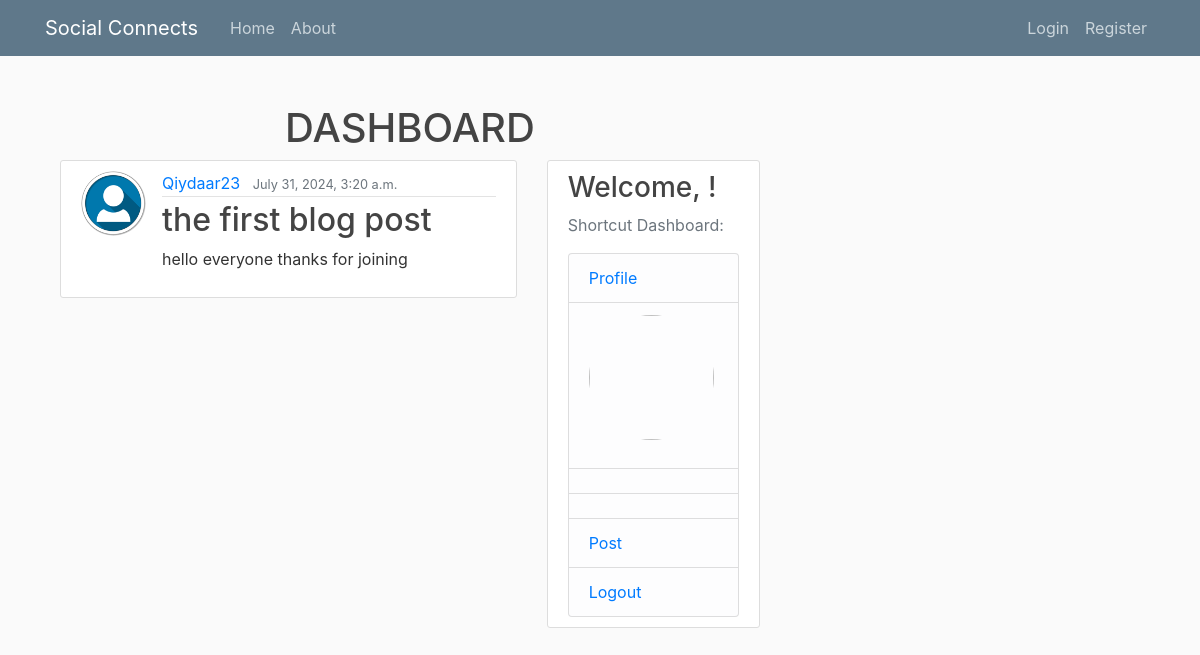
/, run on an earlier commit of the app's database.
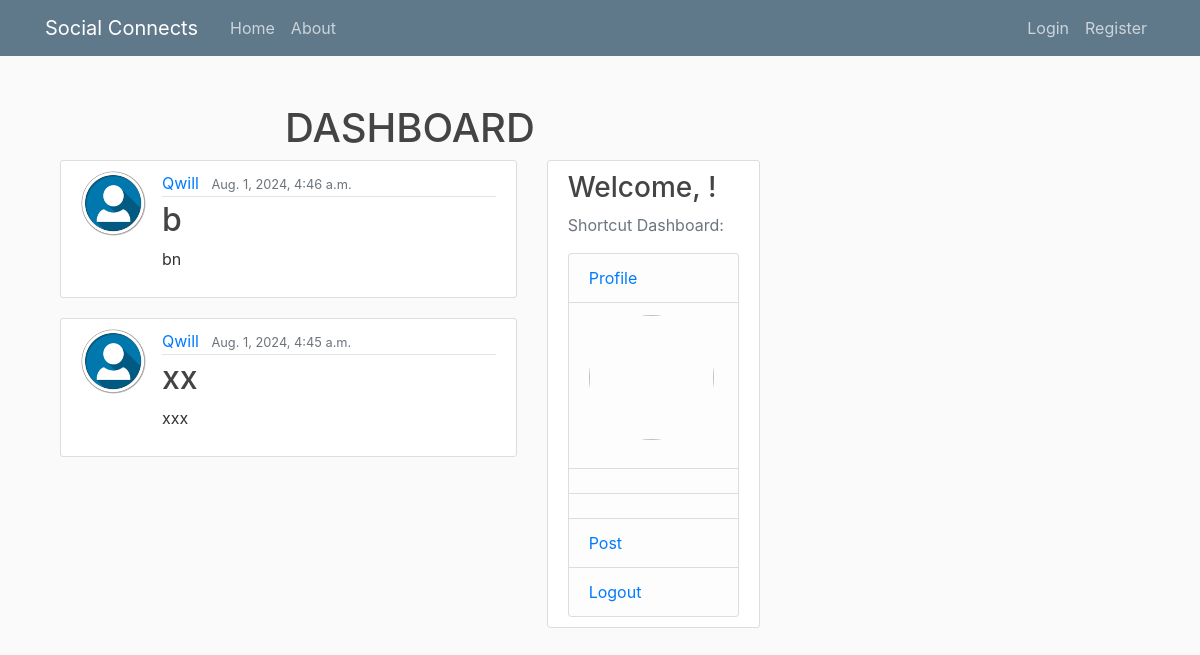
And on a later commit of the database.
### blog/models.py (models this page shows, shortened)
class Post(models.Model):
    title = models.CharField(max_length=100)
    content = models.TextField()
    date_posted = models.DateTimeField(default=timezone.now)
    author = models.ForeignKey(User, on_delete=models.CASCADE)

### users/models.py (models this page shows, shortened)
class Profile(models.Model):
    user = models.OneToOneField(User, on_delete=models.CASCADE)
    image = models.ImageField(default='default.jpg', upload_to='profile_pics')

### blog/views.py (the view)
# urls.py: path('', PostListView.as_view(), name="blog-home"),
class PostListView(ListView):
    model = Post
    template_name = 'blog/home.html'
    context_object_name = 'posts'
    ordering = ['-date_posted']
    paginate_by = 5

### blog/templates/blog/home.html (shortened to what this page needs)
{% extends "blog/base.html" %}
{% block content %}
<div class="container mt-4">
    <h1 class="text-center">DASHBOARD</h1>
    <div class="row">
        <div class="col-md-8">
            {% for post in posts %}
            <article class="media content-section">
                <img class="rounded-circle article-img mr-3" src="{{ post.author.profile.image.url }}" />
                <div class="media-body">
                    <div class="article-metadata">
                        <a class="mr-2" href="{% url 'user-posts' post.author.username %}">{{ post.author }}</a>
                        <small class="text-muted">{{ post.date_posted }}</small>
                    </div>
                    <h2><a class="article-title" href="{% url 'post-detail' post.id %}">{{ post.title }}</a></h2>
                    <p class="article-content">{{ post.content }}</p>
                </div>
            </article>
            {% endfor %}
        </div>
        <div class="col-md-4">
            <div class="content-section">
                <h3>Welcome, {{ user.username }}!</h3>
                <p class="text-muted">Shortcut Dashboard:</p>
                <ul class="list-group">
                    <li class="list-group-item list-group-item-light"><a href="{% url 'profile' %}">Profile</a></li>
                    <li class="list-group-item list-group-item-light"><img class="rounded-circle account-img" src="{{ user.profile.image.url }}"></li>
                    <li class="list-group-item list-group-item-light">{{ user.username }}</li>
                    <li class="list-group-item list-group-item-light">{{ user.email }}</li>
                    <li class="list-group-item list-group-item-light"><a href="{% url 'post-create' %}">Post</a></li>
                    <li class="list-group-item list-group-item-light"><a href="{% url 'logout' %}">Logout</a></li>
                </ul>
            </div>
        </div>
    </div>
</div>
{% endblock %}

What changed in the data, as far as the page shows it:
removed Post: author.profile.image (picture), author "Qiydaar23", date_posted "July 31, 2024, 3:20 a.m.", title "the first blog post", content "hello everyone thanks for joining"
added Post: author.profile.image (picture), author "Qwill", date_posted "Aug. 1, 2024, 4:46 a.m.", title "b", content "bn"
added Post: author.profile.image (picture), author "Qwill", date_posted "Aug. 1, 2024, 4:45 a.m.", title "xx", content "xxx"
